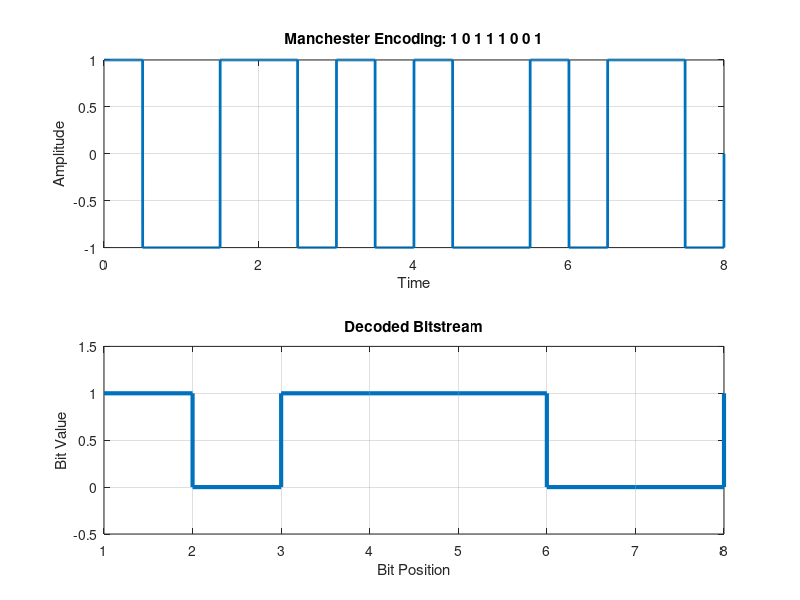

Reproduce this figure in MATLAB.
% Manchester Encoding and Decoding
clc;
clear;

bits = [1 0 1 1 1 0 0 1]; % Define bitstream
bitrate = 1; % Bit rate is considered as 1 bps
n = 1000; % Sampling rate
T = length(bits) / bitrate; % Total time needed for the bitstream 
N = n * length(bits); % Total sampling points
dt = T / N; % Set time for each sampling point
t = 0:dt:T; % Time array for all values of X-axis
x = zeros(1, length(t)); % Set all amplitude to zero

% Loop for encoding
for i = 1:length(bits)
    if bits(i) == 1
        x((i - 1) * n + 1:(i - 1) * n + n / 2) = 1;    % High-to-low transition for 1
        x((i - 1) * n + n / 2:i * n) = -1;               % Low-to-high transition for 1
    else
        x((i - 1) * n + 1:(i - 1) * n + n / 2) = -1;    % Low-to-high transition for 0
        x((i - 1) * n + n / 2:i * n) = 1;               % High-to-low transition for 0
    end
end

% Encoding Signal (Manchester waveform)
figure;
subplot(2,1,1)
plot(t, x, 'LineWidth', 2);
title('Manchester Encoding: 1 0 1 1 1 0 0 1');
xlabel('Time');
ylabel('Amplitude');
grid on;

% Decoding signal to bitstream
result = zeros(1, length(bits));  % Preallocate result array

% Loop for decoding (sample at midpoints of each bit)
for i = 1:length(bits)
    mid_point = (i - 1) * n + n / 2;  % Midpoint for the current bit
    if x(mid_point) > 0        
        result(i) = 0;   % Low-to-high (0 bit)
    else
        result(i) = 1;   % High-to-low (1 bit)
    end
end

subplot(2, 1, 2);
stairs(result, 'Linewidth', 3); % Use stairs plot to show bitstream clearly
title('Decoded Bitstream');
xlabel('Bit Position');
ylabel('Bit Value');
ylim([-0.5 1.5]);
grid on;

% Display the decoded bitstream
disp('Manchester Decoding:');
disp(result);
